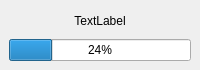
<?xml version="1.0" encoding="UTF-8"?>
<ui version="4.0">
 <class>Pg</class>
 <widget class="QMainWindow" name="Pg">
  <property name="geometry">
   <rect>
    <x>0</x>
    <y>0</y>
    <width>200</width>
    <height>70</height>
   </rect>
  </property>
  <property name="windowTitle">
   <string>진행 중</string>
  </property>
  <widget class="QWidget" name="centralwidget">
   <layout class="QVBoxLayout" name="vlCent">
    <item>
     <widget class="QLabel" name="lbStatus">
      <property name="text">
       <string>TextLabel</string>
      </property>
      <property name="alignment">
       <set>Qt::AlignCenter</set>
      </property>
     </widget>
    </item>
    <item>
     <widget class="QProgressBar" name="pgPg">
      <property name="value">
       <number>24</number>
      </property>
     </widget>
    </item>
   </layout>
  </widget>
 </widget>
 <resources/>
 <connections/>
</ui>
